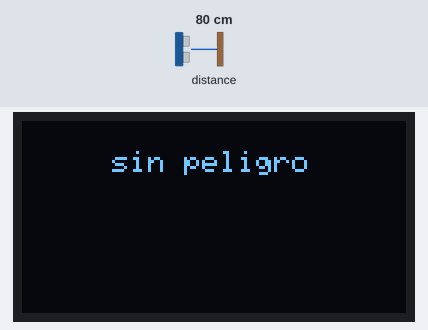
This sketch was run on a simulated Arduino Uno, built with avr-gcc and run on an emulated ATmega328P. Parts: 128×64 one-colour display. The inputs (shaded band) are chosen by the test bench; at power-on: distance to the obstacle 80 cm. What the sketch prints to the serial monitor is not drawn.

Above: at 1.4 s.
1.5 s: distance to the obstacle set to 2 cm
At 2.6 s:
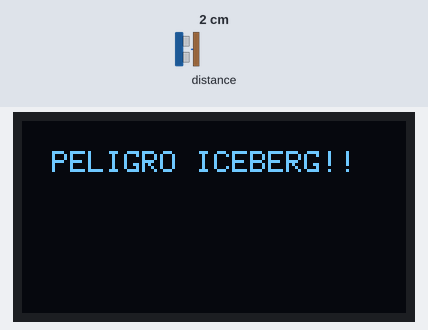
3.2 s: distance to the obstacle set to 35 cm
At 4.6 s:
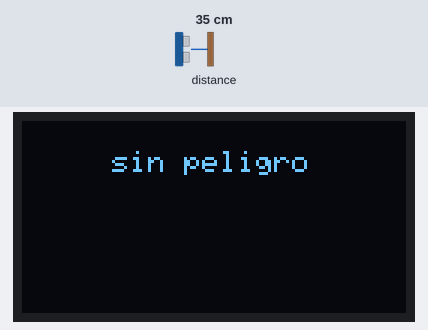
4.9 s: distance to the obstacle set to 4 cm
At 6.3 s:
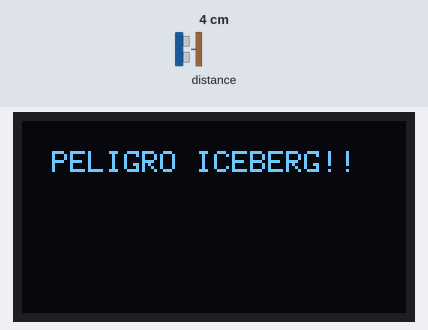
6.6 s: distance to the obstacle set to 60 cm
At 7.1 s:
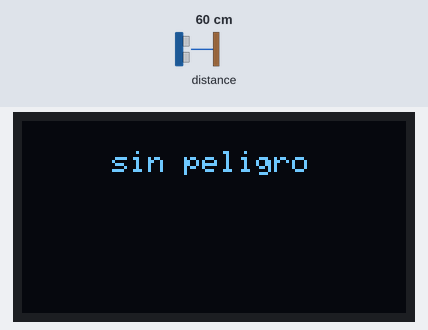
Timing chart, 0 to 9.3 s (numbered marks = the images above; inputs shaded):
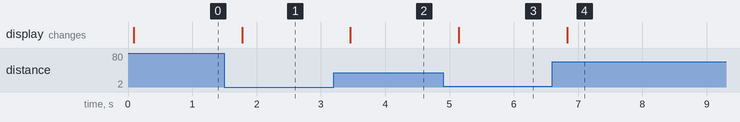

The sketch:

pantalla_y_distancia.ino
```cpp
#include <Wire.h>
#include <Adafruit_SSD1306.h>
#include <Adafruit_GFX.h>
#include <Adafruit_Sensor.h>
#include <Adafruit_VL53L0X.h>

// OLED display TWI address
#define OLED_ADDR   0x3C

Adafruit_SSD1306 display(-1);
Adafruit_VL53L0X sensor = Adafruit_VL53L0X();

int umbral_distancia = 250; //mm

void setup() {

  Serial.begin(9600);
  Wire.begin();

  if (!display.begin(SSD1306_SWITCHCAPVCC, OLED_ADDR)) {
    Serial.println(F("No se pudo iniciar la pantalla SSD1306"));
    while (1);
  }

  if (!sensor.begin()) {
    Serial.println(F("Failed to boot VL53L0X"));
    while(1);
  }

  display.clearDisplay();

}

void loop() {
  display.clearDisplay();
  display.setTextSize(1.5);
  display.setTextColor(WHITE);

  VL53L0X_RangingMeasurementData_t distancia;

  sensor.rangingTest(&distancia, false);

  if(distancia.RangeMilliMeter < umbral_distancia){
    display.setCursor(10,10);
    display.println(F("PELIGRO ICEBERG!!"));
  }
  else{
    display.setCursor(30,10);
    display.println(F("sin peligro"));
  }

  Serial.println(distancia.RangeMilliMeter*0.1);

  display.display();

  delay(500);

}
```

Measured:
- after the input at 1.5 s, the display: changes after 0.28 s (image 1)
- after the input at 3.2 s, the display: changes after 0.26 s (image 2)
- after the input at 4.9 s, the display: changes after 0.24 s (image 3)
- after the input at 6.6 s, the display: changes after 0.23 s (image 4)
